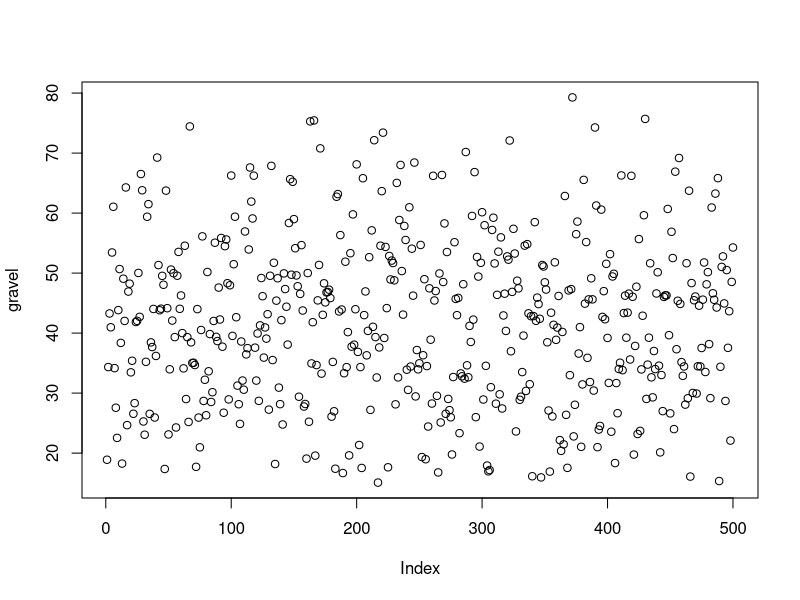
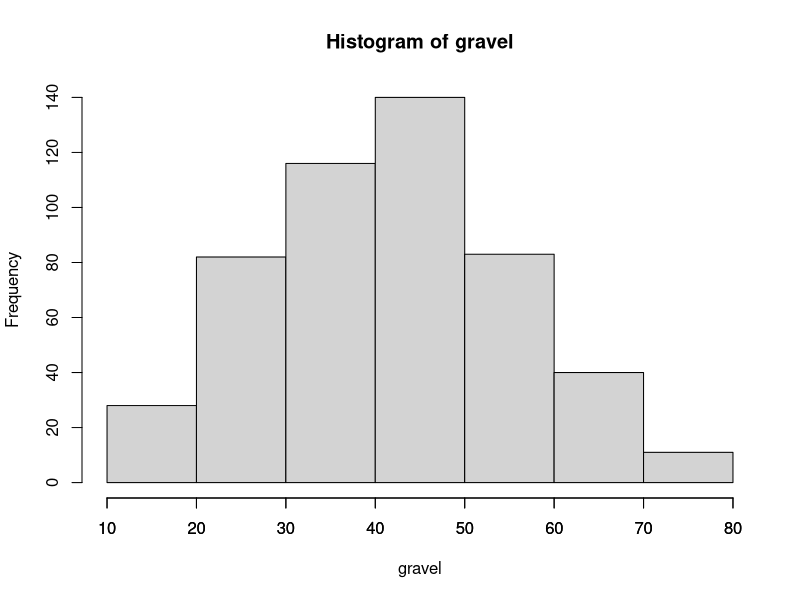
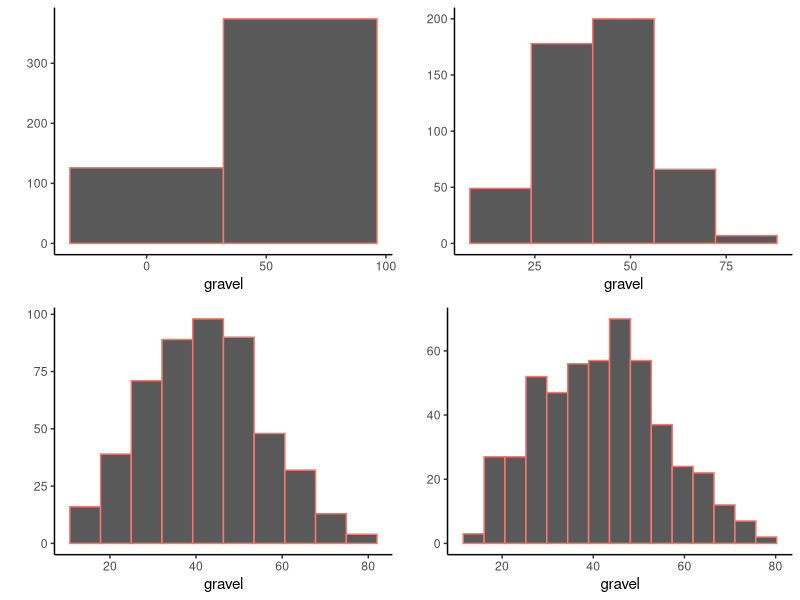
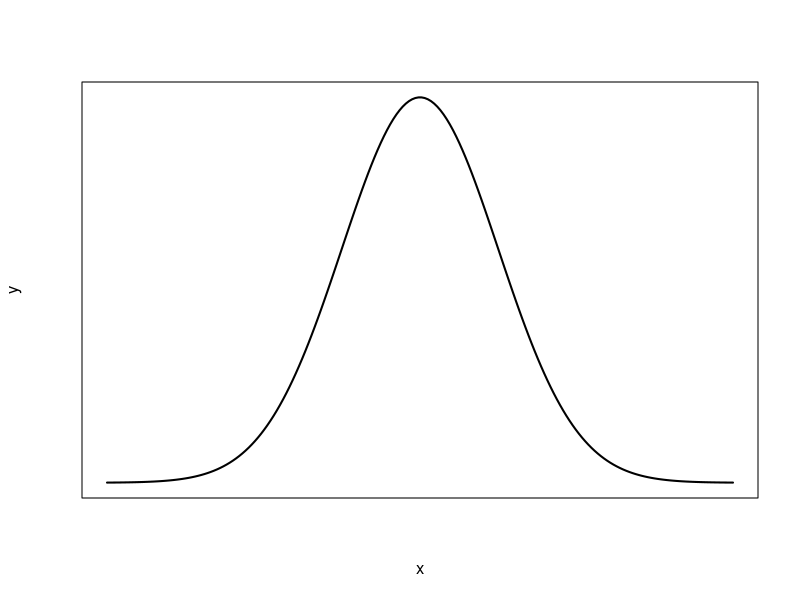
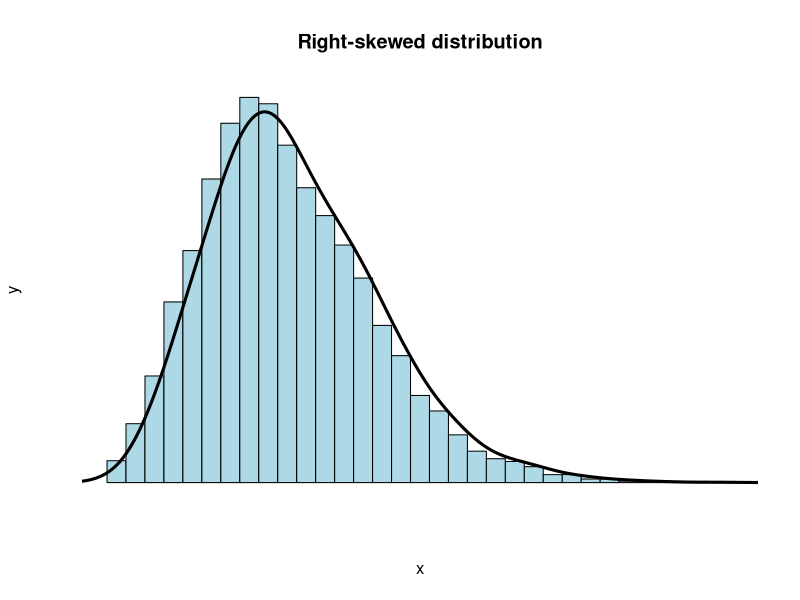
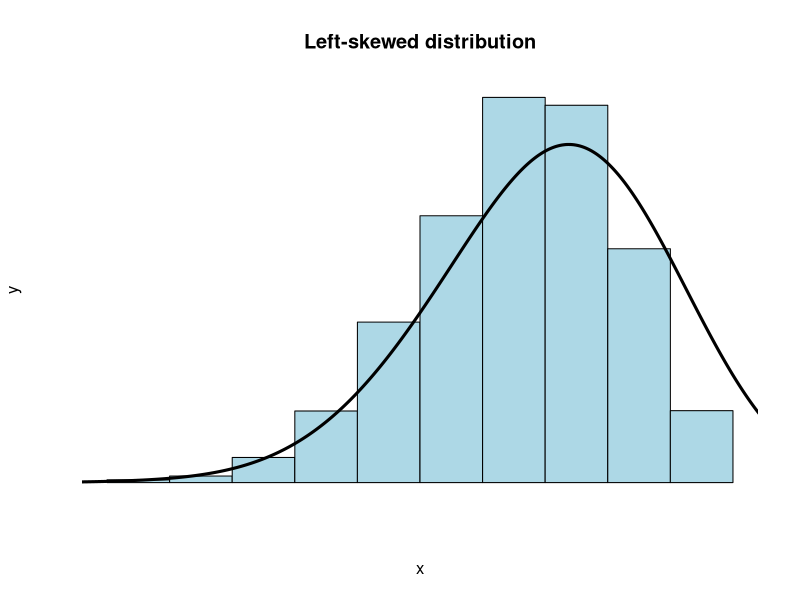
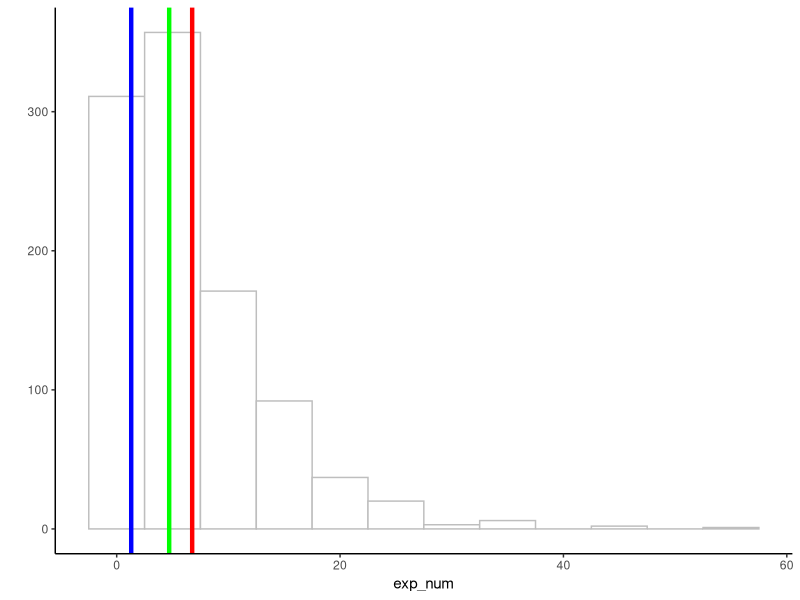
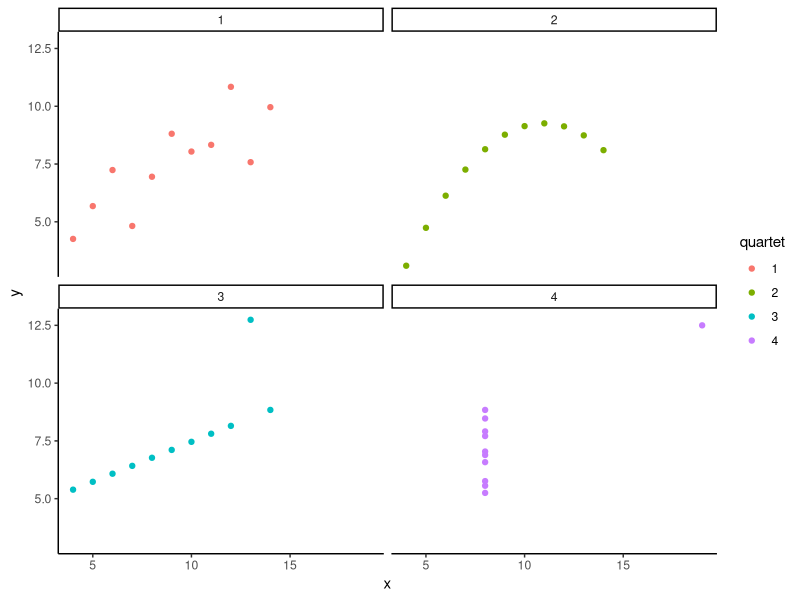

Here is the R script that generated these plots, in order:
## ---- chunk 1
library(truncnorm)
gravel<-rtruncnorm(500,15,80,40,15)
knitr::kable(matrix(round(gravel),ncol=10,nrow=50))
## ---- chunk 2
plot(gravel)
## ---- chunk 3
bins <- seq(10,80,by=10)
gravelBins <- cut(gravel, bins)
knitr::kable(transform(table(gravelBins)), col.names= c("Bin", "Frequency"), "pipe", caption="Frequency distribution of simulated UNBOUND Gravel data")
## ---- chunk 4
hist(gravel, breaks=7)
axis(side=1, at=seq(10,80,10), labels=seq(10,80,10), outer=FALSE)
## ---- chunk 5

library(ggplot2)
library(ggpubr)

g1 <- qplot(x=gravel, color="white", bins=2)+
  theme_classic()+
  theme(legend.position="none")

g2 <- qplot(x=gravel, color="white", bins=5)+
  theme_classic()+
  theme(legend.position="none")

g3 <- qplot(x=gravel, color="white", bins=10)+
  theme_classic()+
  theme(legend.position="none")

g4 <- qplot(x=gravel, color="white", bins=15)+
  theme_classic()+
  theme(legend.position="none")

ggarrange(g1, g2, g3, g4, ncol=2, nrow=2)

## ---- chunk 6
x <- seq(-4, 4, length=200)
y <- dnorm(x, mean=0, sd=1)
plot(x, y, type="l", lwd=2, xaxt="n", yaxt="n")
## ---- chunk 7

 N <- 10000
 x <- rnbinom(N, 10, .5)
 hist(x, 
 xlim=c(min(x),max(x)), probability=T, nclass=max(x)-min(x)+1, 
   col='lightblue', xlab='x', ylab='y', axes=F, main="Right-skewed distribution")
lines(density(x,bw=1), col='black', lwd=3)
## ---- chunk 8

N <- 10000
x <- rhyper(N, 1000, 30, 100)
hist(x, 
     xlim=c(min(x),max(x)), probability=T, nclass=max(x)-min(x)+1, 
     col='lightblue',
     main='Left-skewed distribution',
     axes=F,xlab="x", ylab="y")
lines(density(x,bw=1), col='black', lwd=3)
## ---- chunk 9
my_mode <- function(x) {
  ux <- unique(x)
  ux[which.max(tabulate(match(x, ux)))]
}

exp_num<-round(rexp(1000,.15),digits=1)

qplot(exp_num, binwidth=5, col=I("grey"), fill=I("white"))+
  geom_vline(xintercept=mean(exp_num), color="red", size=1.5)+
  geom_vline(xintercept=median(exp_num), color="green", size=1.5)+
  geom_vline(xintercept=my_mode(exp_num), color="blue", size=1.5)+
  theme_classic()

## ---- chunk 10
numbers<-c(1, 3, 4, 5, 5, 6, 7, 8, 9, 24)
mat<-matrix(rep(numbers,10),ncol=10)
differences<-t(mat)-numbers
row.names(differences)<-numbers
colnames(differences)<-numbers
knitr::kable(differences,row.names=T)

## ---- chunk 11
numbers<-c(1, 2,3)
mat<-matrix(rep(numbers,3),ncol=3)
differences<-t(mat)-numbers
row.names(differences)<-numbers
colnames(differences)<-numbers
knitr::kable(differences, row.names=T)
## ---- chunk 12
library(dplyr)
scores<-1:6
values<-c(1,6,4,2,6,8)
mean_scores<-mean(values)
Difference_from_Mean<-values-mean_scores
the_df<-data.frame(scores,values,mean=rep(mean_scores,6),Difference_from_Mean)

the_df <- the_df %>%
  rbind(c("Sums",colSums(the_df[1:6,2:4]))) %>%
  rbind(c("Means",colMeans(the_df[1:6,2:4])))
knitr::kable(the_df)

## ---- chunk 13
scores<-1:6
values<-c(1,6,4,2,6,8)
mean_scores<-mean(values)
Difference_from_Mean<-values-mean_scores
Squared_Deviations <- Difference_from_Mean^2
the_df<-data.frame(scores,values,mean=rep(mean_scores,6),Difference_from_Mean,Squared_Deviations)

the_df <- the_df %>%
  rbind(c("Sums",colSums(the_df[1:6,2:5]))) %>%
  rbind(c("Means",colMeans(the_df[1:6,2:5])))
knitr::kable(the_df)

## ---- chunk 14
scores<-1:6
values<-c(1,6,4,2,6,8)
mean_scores<-mean(values)
Difference_from_Mean<-values-mean_scores
Squared_Deviations <- Difference_from_Mean^2
the_df<-data.frame(scores,values,mean=rep(mean_scores,6),Difference_from_Mean,Squared_Deviations)

the_df <- the_df %>%
  rbind(c("Sums",colSums(the_df[1:6,2:5]))) %>%
  rbind(c("Means",colMeans(the_df[1:6,2:5])))
knitr::kable(the_df)

## ---- chunk 15
scores<-1:6
values<-c(1,6,4,2,6,8)
mean_scores<-mean(values)
Difference_from_Mean<-values-mean_scores
Absolute_Deviations <- abs(Difference_from_Mean)
the_df<-data.frame(scores,values,mean=rep(mean_scores,6),Difference_from_Mean,Absolute_Deviations)

the_df <- the_df %>%
  rbind(c("Sums",colSums(the_df[1:6,2:5]))) %>%
  rbind(c("Means",colMeans(the_df[1:6,2:5])))
knitr::kable(the_df)

## ---- chunk 16
library(data.table)
ac <- fread("data/anscombe.txt")
ac<-as.data.frame(ac)

ac_long<-data.frame(x=c(ac[,1],
                        ac[,3],
                        ac[,5],
                        ac[,7]),
                    y=c(ac[,2],
                        ac[,4],
                        ac[,6],
                        ac[,8]),
                    quartet = as.factor(rep(1:4,each=11))
                        )

ggplot(ac_long, aes(x=x, y=y, color=quartet))+
  geom_point()+
  theme_classic()+
  facet_wrap(~quartet)


## ---- chunk 17
library(dplyr)

ac_long_summary <- ac_long %>%
                    dplyr::group_by(quartet) %>%
                    dplyr::summarise(mean_of_x = mean(x),
                              var_of_x = var(x),
                              mean_of_y = mean(y),
                              var_of_y = var(y))

knitr::kable(ac_long_summary)
